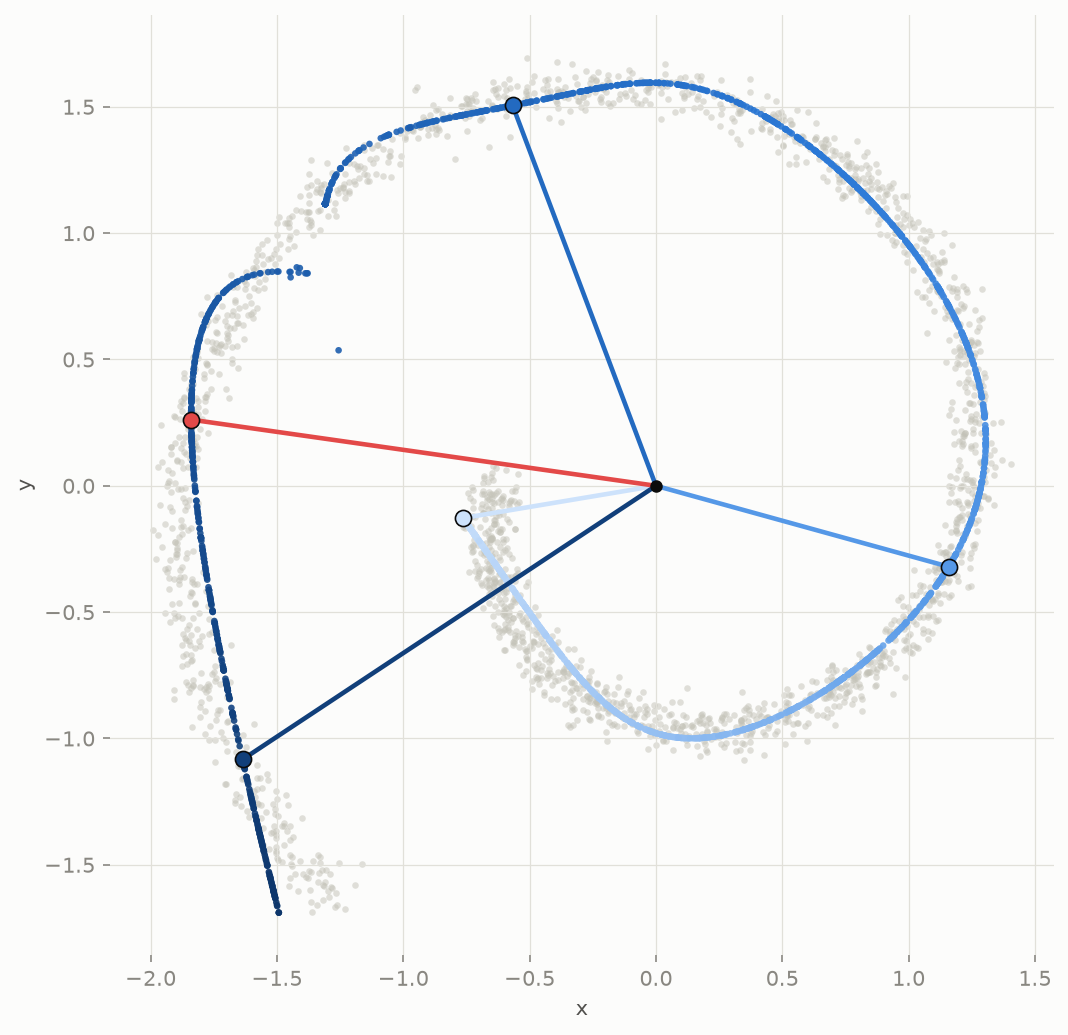

This figure's Python source:
"""Diagnostic: lines from the origin to the reconstructed spiral at a few
positions (t-fraction 0, 0.4, 0.7, 0.95, plus 0.85 highlighted in red).

Each line is colored to match the reconstruction's color at that point
(same sequential-blue encoding as autoencoder_spiral.py), making it easy to
see where each sampled position sits on the curve and how far apart they
are in angle around the origin. Same data/model setup as
autoencoder_spiral.py, duplicated here to keep this script standalone.
"""

import numpy as np
import torch
from torch import nn
import matplotlib.pyplot as plt
from matplotlib.colors import LinearSegmentedColormap

# ----------------------------------------------------------------------
# Style: chart chrome + a single-hue sequential ramp (blue, light->dark),
# per the project's data-viz palette.
# ----------------------------------------------------------------------
SURFACE = "#fcfcfb"
INK_PRIMARY = "#0b0b0b"
INK_SECONDARY = "#52514e"
INK_MUTED = "#898781"
GRIDLINE = "#e1e0d9"
BASELINE = "#c3c2b7"
RED = "#e34948"

SEQUENTIAL_BLUE = LinearSegmentedColormap.from_list(
    "sequential_blue",
    ["#cde2fb", "#9ec5f4", "#5598e7", "#2a78d6", "#1c5cab", "#0d366b"],
)

plt.rcParams.update(
    {
        "figure.facecolor": SURFACE,
        "axes.facecolor": SURFACE,
        "axes.edgecolor": BASELINE,
        "axes.labelcolor": INK_SECONDARY,
        "text.color": INK_PRIMARY,
        "xtick.color": INK_MUTED,
        "ytick.color": INK_MUTED,
        "grid.color": GRIDLINE,
        "font.family": "sans-serif",
        "font.size": 10,
    }
)

# ----------------------------------------------------------------------
# 1. Data: a jittered 2D spiral (same construction as autoencoder_spiral.py)
# ----------------------------------------------------------------------
rng = np.random.default_rng(0)

N = 2000
T_MIN, T_MAX = 1.0 * np.pi, 3.3 * np.pi
A = 0.2
JITTER_STD = 0.05

t = rng.uniform(T_MIN, T_MAX, size=N)
t.sort()
x = A * t * np.cos(t) + rng.normal(0, JITTER_STD, size=N)
y = A * t * np.sin(t) + rng.normal(0, JITTER_STD, size=N)
data = np.stack([x, y], axis=1)

mean = data.mean(axis=0)
std = data.std(axis=0)
data_n = (data - mean) / std
data_t = torch.tensor(data_n, dtype=torch.float32)

# ----------------------------------------------------------------------
# 2. Model: same MLP autoencoder as autoencoder_spiral.py
# ----------------------------------------------------------------------
HIDDEN_WIDTH = 4


class Autoencoder(nn.Module):
    def __init__(self):
        super().__init__()
        self.encoder = nn.Sequential(
            nn.Linear(2, HIDDEN_WIDTH),
            nn.Tanh(),
            nn.Linear(HIDDEN_WIDTH, HIDDEN_WIDTH),
            nn.Tanh(),
            nn.Linear(HIDDEN_WIDTH, 1),
        )
        self.decoder = nn.Sequential(
            nn.Linear(1, HIDDEN_WIDTH),
            nn.Tanh(),
            nn.Linear(HIDDEN_WIDTH, HIDDEN_WIDTH),
            nn.Tanh(),
            nn.Linear(HIDDEN_WIDTH, 2),
        )

    def forward(self, x):
        z = self.encoder(x)
        return self.decoder(z), z


torch.manual_seed(0)
model = Autoencoder()
optimizer = torch.optim.Adam(model.parameters(), lr=3e-3, weight_decay=3e-5)
scheduler = torch.optim.lr_scheduler.CosineAnnealingLR(optimizer, T_max=12000, eta_min=1e-5)
loss_fn = nn.MSELoss()

EPOCHS = 12000
for epoch in range(EPOCHS):
    optimizer.zero_grad()
    recon, _ = model(data_t)
    loss = loss_fn(recon, data_t)
    loss.backward()
    optimizer.step()
    scheduler.step()
    if epoch % 2000 == 0 or epoch == EPOCHS - 1:
        print(f"epoch {epoch:5d}  mse {loss.item():.5f}")

# ----------------------------------------------------------------------
# 3. Evaluate: reconstruct the data, and a fine noise-free sweep used only
#    to locate the exact reconstructed point at each target t-fraction.
# ----------------------------------------------------------------------
model.eval()
with torch.no_grad():
    recon_n, _ = model(data_t)
recon = recon_n.numpy() * std + mean

t_fine = np.linspace(T_MIN, T_MAX, 2000)
sweep_clean = np.stack([A * t_fine * np.cos(t_fine), A * t_fine * np.sin(t_fine)], axis=1)
sweep_n = (sweep_clean - mean) / std
with torch.no_grad():
    recon_fine, _ = model(torch.tensor(sweep_n, dtype=torch.float32))
recon_fine = recon_fine.numpy() * std + mean

frac = (t_fine - T_MIN) / (T_MAX - T_MIN)
t_norm = (t - T_MIN) / (T_MAX - T_MIN)

# ----------------------------------------------------------------------
# 4. Visualize
# ----------------------------------------------------------------------
fig, ax = plt.subplots(figsize=(7.5, 7))

ax.scatter(data[:, 0], data[:, 1], c=BASELINE, s=10, alpha=0.5, linewidths=0, zorder=1)
ax.scatter(
    recon[:, 0], recon[:, 1], c=t_norm, cmap=SEQUENTIAL_BLUE, s=10, alpha=0.9,
    linewidths=0, zorder=2,
)

TARGET_FRACS = [0.0, 0.4, 0.7, 0.95]
for tf in TARGET_FRACS:
    idx = np.argmin(np.abs(frac - tf))
    px, py = recon_fine[idx]
    color = SEQUENTIAL_BLUE(tf)
    ax.plot([0, px], [0, py], color=color, linewidth=2.2, zorder=3, solid_capstyle="round")
    ax.scatter([px], [py], color=color, s=60, zorder=4, edgecolor=INK_PRIMARY, linewidths=0.8)

# highlighted reference line at t-fraction 0.85, inside the "seam" region
idx85 = np.argmin(np.abs(frac - 0.85))
px85, py85 = recon_fine[idx85]
ax.plot([0, px85], [0, py85], color=RED, linewidth=2.2, zorder=3, solid_capstyle="round")
ax.scatter([px85], [py85], color=RED, s=60, zorder=4, edgecolor=INK_PRIMARY, linewidths=0.8)

ax.scatter([0], [0], color=INK_PRIMARY, s=25, zorder=5)
ax.set_xlabel("x")
ax.set_ylabel("y")
ax.set_aspect("equal")
ax.grid(True, linewidth=0.6)
for spine in ax.spines.values():
    spine.set_visible(False)

fig.tight_layout()
fig.savefig("bottleneck_origin_lines.png", dpi=150, bbox_inches="tight")
print("saved bottleneck_origin_lines.png")
plt.show()
